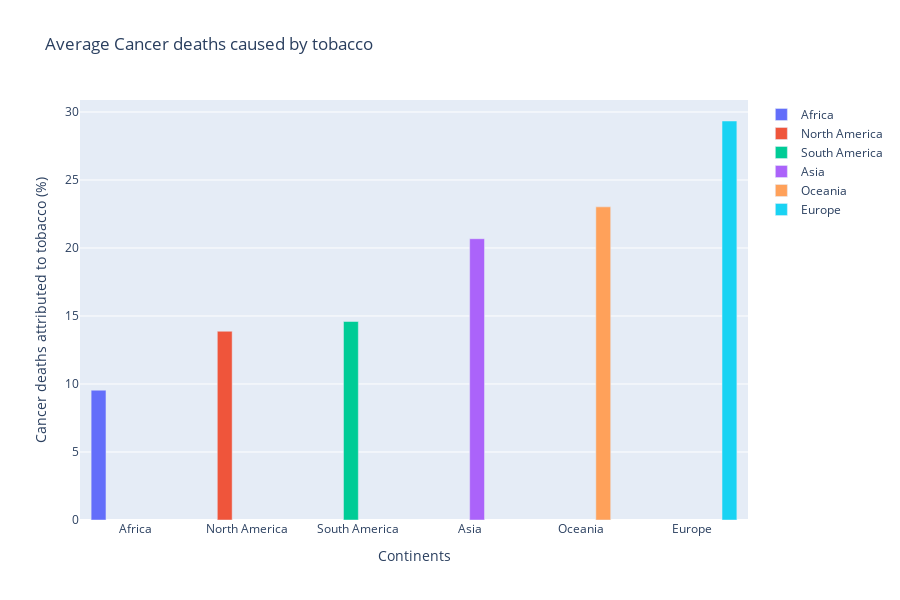

The cell this chart's notebook holds for it:
### Code cell
fig = px.bar(df4_taba, x="Continent_Name", y="Cancer deaths attributed to tobacco (%)", color="Continent_Name",barmode="group",title="Average Cancer deaths caused by tobacco")

fig.update_xaxes(title='Continents')
fig.update_yaxes(title='Cancer deaths attributed to tobacco (%)')


fig.for_each_trace(
    lambda trace: trace.update(name=next(continents)),
)

fig.show()

### Figure 1 — Plotly figure (JSON) as saved in the notebook; plotly's stock layout.template omitted (floating-point values rounded to 4 significant figures)
{"data": [{"alignmentgroup": "True", "hoverlabel": {"namelength": 0}, "hovertemplate": "Continent_Name=%{x}<br>Cancer deaths attributed to tobacco (%)=%{y}", "legendgroup": "Continent_Name=Africa", "marker": {"color": "#636efa"}, "name": "Africa", "offsetgroup": "Continent_Name=Africa", "orientation": "v", "showlegend": true, "textposition": "auto", "type": "bar", "x": ["Africa"], "xaxis": "x", "y": [9.545], "yaxis": "y"}, {"alignmentgroup": "True", "hoverlabel": {"namelength": 0}, "hovertemplate": "Continent_Name=%{x}<br>Cancer deaths attributed to tobacco (%)=%{y}", "legendgroup": "Continent_Name=North America", "marker": {"color": "#EF553B"}, "name": "North America", "offsetgroup": "Continent_Name=North America", "orientation": "v", "showlegend": true, "textposition": "auto", "type": "bar", "x": ["North America"], "xaxis": "x", "y": [13.88], "yaxis": "y"}, {"alignmentgroup": "True", "hoverlabel": {"namelength": 0}, "hovertemplate": "Continent_Name=%{x}<br>Cancer deaths attributed to tobacco (%)=%{y}", "legendgroup": "Continent_Name=South America", "marker": {"color": "#00cc96"}, "name": "South America", "offsetgroup": "Continent_Name=South America", "orientation": "v", "showlegend": true, "textposition": "auto", "type": "bar", "x": ["South America"], "xaxis": "x", "y": [14.59], "yaxis": "y"}, {"alignmentgroup": "True", "hoverlabel": {"namelength": 0}, "hovertemplate": "Continent_Name=%{x}<br>Cancer deaths attributed to tobacco (%)=%{y}", "legendgroup": "Continent_Name=Asia", "marker": {"color": "#ab63fa"}, "name": "Asia", "offsetgroup": "Continent_Name=Asia", "orientation": "v", "showlegend": true, "textposition": "auto", "type": "bar", "x": ["Asia"], "xaxis": "x", "y": [20.68], "yaxis": "y"}, {"alignmentgroup": "True", "hoverlabel": {"namelength": 0}, "hovertemplate": "Continent_Name=%{x}<br>Cancer deaths attributed to tobacco (%)=%{y}", "legendgroup": "Continent_Name=Oceania", "marker": {"color": "#FFA15A"}, "name": "Oceania", "offsetgroup": "Continent_Name=Oceania", "orientation": "v", "showlegend": true, "textposition": "auto", "type": "bar", "x": ["Oceania"], "xaxis": "x", "y": [23.02], "yaxis": "y"}, {"alignmentgroup": "True", "hoverlabel": {"namelength": 0}, "hovertemplate": "Continent_Name=%{x}<br>Cancer deaths attributed to tobacco (%)=%{y}", "legendgroup": "Continent_Name=Europe", "marker": {"color": "#19d3f3"}, "name": "Europe", "offsetgroup": "Continent_Name=Europe", "orientation": "v", "showlegend": true, "textposition": "auto", "type": "bar", "x": ["Europe"], "xaxis": "x", "y": [29.34], "yaxis": "y"}], "layout": {"barmode": "group", "height": 600, "legend": {"tracegroupgap": 0}, "title": {"text": "Average Cancer deaths caused by tobacco"}, "xaxis": {"anchor": "y", "categoryarray": ["Africa", "North America", "South America", "Asia", "Oceania", "Europe"], "categoryorder": "array", "domain": [0, 1], "title": {"text": "Continents"}}, "yaxis": {"anchor": "x", "domain": [0, 1], "title": {"text": "Cancer deaths attributed to tobacco (%)"}}}}
